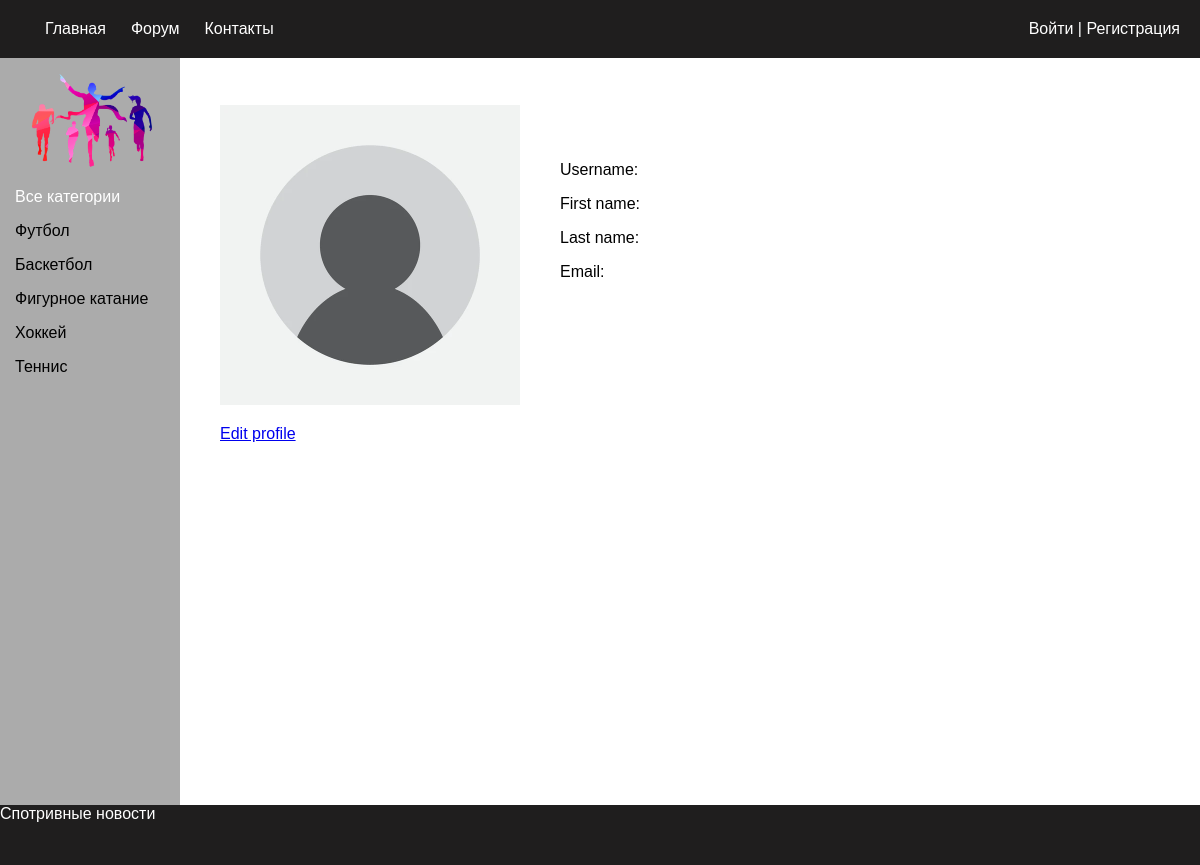
The page /self_user_profile/ on the database its author committed.
### news/models.py (models this page shows, shortened)
class Categories(models.Model):
    title = models.CharField(max_length=255)
    slug = models.SlugField(max_length=250)
    def get_absolute_url(self):
        return reverse('category', kwargs={'cat_slug': self.slug})

### news/views.py (the view)
# urls.py: path('self_user_profile/', self_user_profile, name='self_user_profile'),
def self_user_profile(request):
    cats = Categories.objects.all()
    return render(request, 'news/self_user_profile.html', {'headers': headers, 'categories': cats})

### news/templates/news/self_user_profile.html (shortened to what this page needs)
{% extends 'news/base.html' %}
{% load static %}
{% block head %}
    <link rel="stylesheet" href="{% static 'css/main.css' %}">
    <link rel="stylesheet" href="{% static 'css/post.css' %}">
{% endblock %}
{% block body %}
    <div class="selection">
        <div class="user-profile">
            <div class="first-left-block">
                {% if request.user.image %}
                    <img src="{{ request.user.image.url }}" alt="User-image">
                {% else %}
                    <img src="/static/images/empty-avatar.webp" alt="empty-avatar">
                {% endif %}
                <p><a href="{% url 'edit_profile' %}">Edit profile</a></p>
            </div>
            <div class="right-block-with-data">
                <p>Username: {{ request.user.username }}</p>
                <p>First name: {{ request.user.first_name }}</p>
                <p>Last name: {{ request.user.last_name }}</p>
                <p>Email: {{ request.user.email }}</p>
            </div>
        </div>
    </div>
{% endblock %}

### news/templates/news/base.html (shortened to what this page needs)
<!DOCTYPE html>
<html lang="en">
<head>
    {% block head %}
    {% endblock %}
</head>
<body>
    <ul class="navigation-top">
        <div class="nav-top-left">
            {% for header in headers %}
            <li><a href="{% url header.url_name %}">{{ header.title }}</a></li>
            {% endfor %}
        </div>
        <div class="nav-top-right">
            {% if request.user.is_authenticated %}
            <li><a href="{% url 'self_user_profile' %}">{{ request.user.username }}</a> |
                <a href="{% url 'logout' %}">Выйти</a>
            </li>
            {% else %}
            <li>
                <a href="{% url 'login' %}">Войти</a> |
                <a href="{% url 'register' %}">Регистрация</a>
            </li>
            {% endif %}
        </div>
    </ul>
    <div class="page">
        <div class="navigation">
            <div class="navigation-in">
                <div class="box-nav">
                    <a class="main-logo" href="{% url 'main' %}">
                        <img src="/static/images/sport.png" alt="site-logo">
                    </a>
                    {% if cat_selected == None %}
                        <p class="cat-selected">Все категории</p>
                    {% else %}
                    <a class="category-text" href="{% url 'main' %}">Все категории</a>
                    {% endif %}
                    {% for cat in categories %}
                        {% if cat.slug == cat_selected %}
                            <p class="cat-selected">{{ cat.title }}</p>
                        {% else %}
                            <a class="category-text" href="{{ cat.get_absolute_url }}"><p>{{ cat.title }}</p></a>
                        {% endif %}
                    {% endfor %}
                </div>
            </div>
        </div>
        {% block body %}
        {% endblock %}
    </div>
    <footer>Спотривные новости</footer>
</body>
</html>

### news/static/css/main.css (style rules this page uses)
* { box-sizing: border-box; }
body { margin: 0px; padding: 0px; font-family:'Lucida Sans', 'Lucida Sans Regular', 'Lucida Grande', 'Lucida Sans Unicode', Geneva, Verdana, sans-serif }
.page { display: flex; position: relative; }
.navigation-top { top: 0; right: 0; left: 0; z-index: 100; margin: 0px; background-color: rgb(31, 30, 30); padding: 20px; display: flex; justify-content: space-between; list-style-type: none; position: fixed; width: 100%; }
.nav-top-left { display: flex; }
.nav-top-right { color: white; }
.navigation-top a { color: white; text-decoration: none; }
.nav-top-left a { margin-left: 25px; }
.navigation { padding-top: 63px; position: fixed; height: 100%; width: 15%; background-color: rgb(171, 171, 171); display: flex; flex-direction: column; }
.box-nav { margin-left: 15px; }
.box-nav a { display: inline; text-decoration: none; }
.selection { position: absolute; right: 0; top: 65px; width: 85vw; height: 100vh; }
.main-logo img { width: 95%; }
.category-text { color: black; }
.cat-selected { color: white; }
footer { background-color: rgb(31, 30, 30); color: white; position:fixed; left:0px; bottom:0px; height:60px; width:100%; }
.user-profile { display: flex; }
.first-left-block { margin: 40px; }
.first-left-block img { height: 300px; }
.right-block-with-data { margin-top: 80px }

### rows shown on the page
Categories: title "Футбол"
Categories: title "Баскетбол"
Categories: title "Фигурное катание"
Categories: title "Хоккей"
Categories: title "Теннис"

### other values the page prints
{{ header.title }} "Главная" "Форум" "Контакты"
